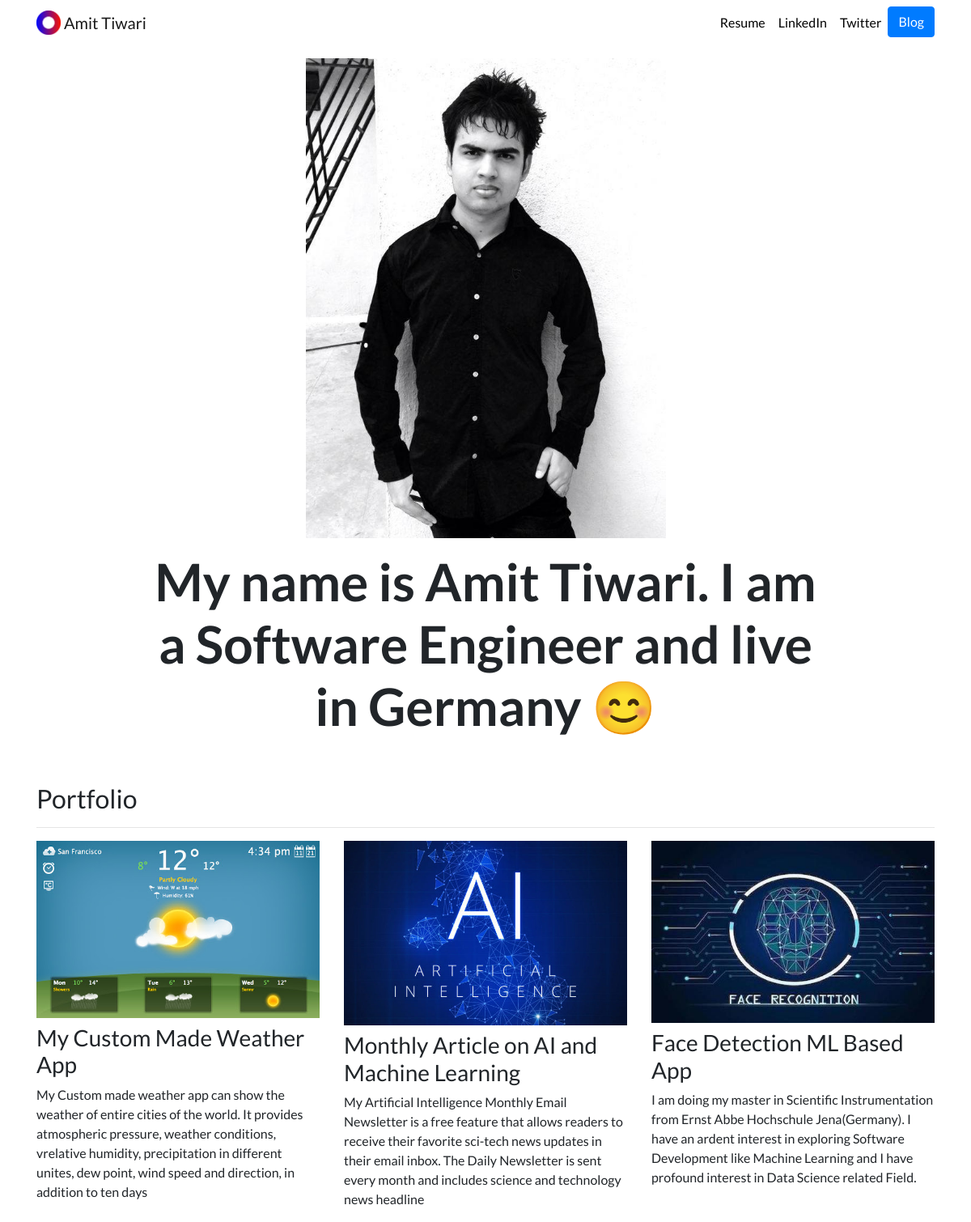
Before: / with the older database file.
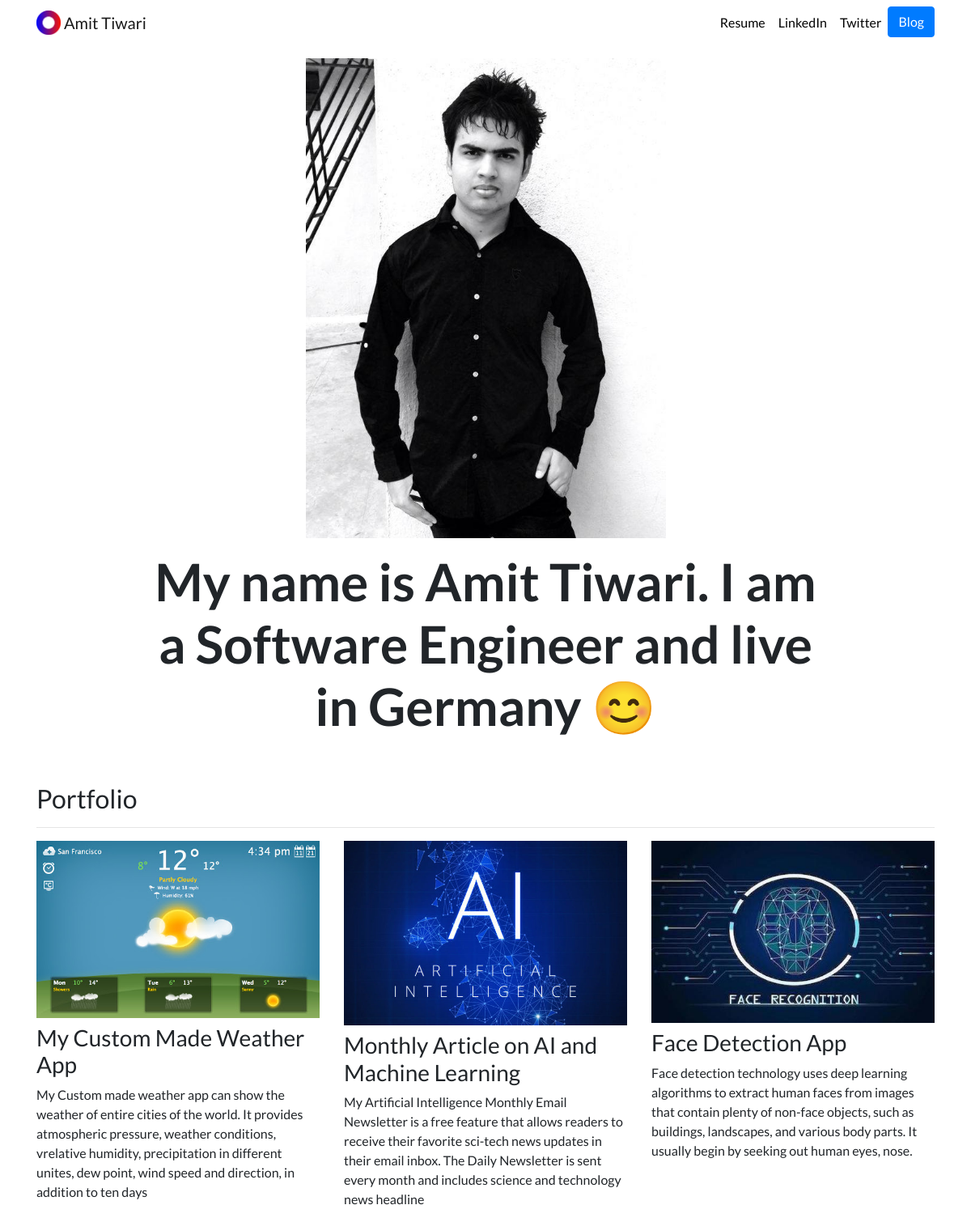
After: the same page with the newer database file.
### portfolio/models.py (models this page shows, shortened)
class Project(models.Model):
  title = models.CharField(max_length=100)
  description = models.CharField(max_length=250)
  image = models.ImageField(upload_to='portfolio/images')
  url = models.URLField(blank=True)

### portfolio/views.py (the view)
# urls.py: path('', views.hme, name='home'),
def hme(request):
  all_projects = Project.objects.all()  # get all data for projects from the database
  return render(request, 'portfolio/home.html', {'projects': all_projects})

### portfolio/templates/portfolio/home.html
{% extends "portfolio/base.html" %}
{% load static %}
{% block content %}
<div class="row justify-content-center my-3">
  <div class="col-5">
    <img src="{% static 'portfolio/Amit.jpeg' %}" class="img-fluid">
  </div>
</div>
<div class="row justify-content-center mb-3">
  <div class="col-md-9 text-center">
    <h1 id="hometext" class="font-weight-bold">My name is Amit Tiwari. I am a Software Engineer and live in Germany 😊</h1>
  </div>
</div>
<h2 class="mt-5">Portfolio</h2>
<hr>
<div class="row">
  {% for project in projects %}
  <div class="col-lg-4 col-md-6">
    {% if project.url %}
    <a href="{{ project.url }}">
      <img src="{{ project.image.url }}" class="img-fluid mb-2">
    </a>
    {% else %}
    <img src="{{ project.image.url }}" class="img-fluid mb-2">
    {% endif %}
    <h3>{{ project.title }}</h3>
    <p>{{ project.description }}</p>
  </div>
  {% endfor %}
</div>
{% endblock %}

### portfolio/templates/portfolio/base.html (shortened to what this page needs)
{% load static %}
<!doctype html>
<html lang="en">
<head>
  <link rel="stylesheet" href="https://stackpath.bootstrapcdn.com/bootstrap/4.4.1/css/bootstrap.min.css">
  <link rel="stylesheet" href="{% static "portfolio/custom.css" %}">
</head>
<body>
  <nav id="topNav" class="navbar navbar-expand-md navbar-light">
    <div class="container">
      <a class="navbar-brand" href="{% url 'home' %}">
        <img src="{% static "portfolio/Logo.png" %}" width="30" height="30" class="d-inline-block align-top" alt="Amit's Logo">
        <span>Amit Tiwari</span>
      </a>
      <div class="collapse navbar-collapse text-center" id="navbarNav">
        <ul class="navbar-nav ml-auto">
          <li class="nav-item">
            <a class="nav-link" href="{% static "portfolio/resume.pdf" %}">Resume</a>
          </li>
          <li class="nav-item">
            <a class="nav-link" href="https://www.linkedin.com/in/amit-tiwari1/" target="_blank">LinkedIn</a>
          </li>
          <li class="nav-item">
            <a class="nav-link" href="https://twitter.com/AmitTiwari_dev" target="_blank">Twitter</a>
          </li>
          <li>
            <a role="button" href="{% url 'blog:all_blogs' %}" target="_blank" class="btn btn-primary">Blog</a>
          </li>
        </ul>
      </div>
    </div>
  </nav>
  <div class="container">
    {% block content %}{% endblock %}
  </div>
</body>
</html>

### portfolio/static/portfolio/custom.css (style rules this page uses)
.navbar-nav .nav-link { color: rgba(0,0,0,1) !important; }
body { font-family: 'Lato', sans-serif; }
@media (min-width: 992px) { #hometext { font-size: 4rem; } }

Changed rows visible on the page:
changed Project: title "Face Detection ML Based App" → "Face Detection App"; description "I am doing my master in Scientific Instrumentation from Ernst Abbe Hochschule Jena(Germany). I have an ardent interest in exploring Software Development like Machine Learning and I have profound interest in Data Science related Field." → "Face detection technology uses deep learning algorithms to extract human faces from images that contain plenty of non-face objects, such as buildings, landscapes, and various body parts. It usually begin by seeking out human eyes, nose."
